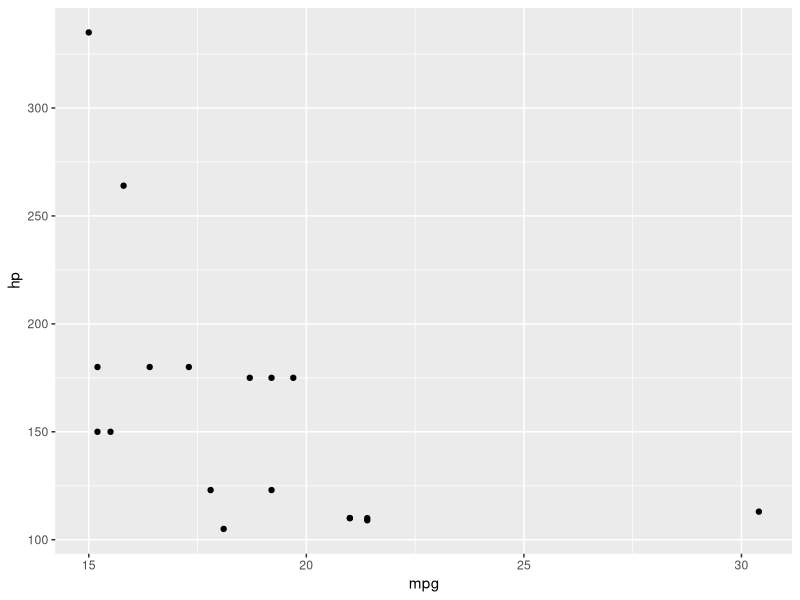
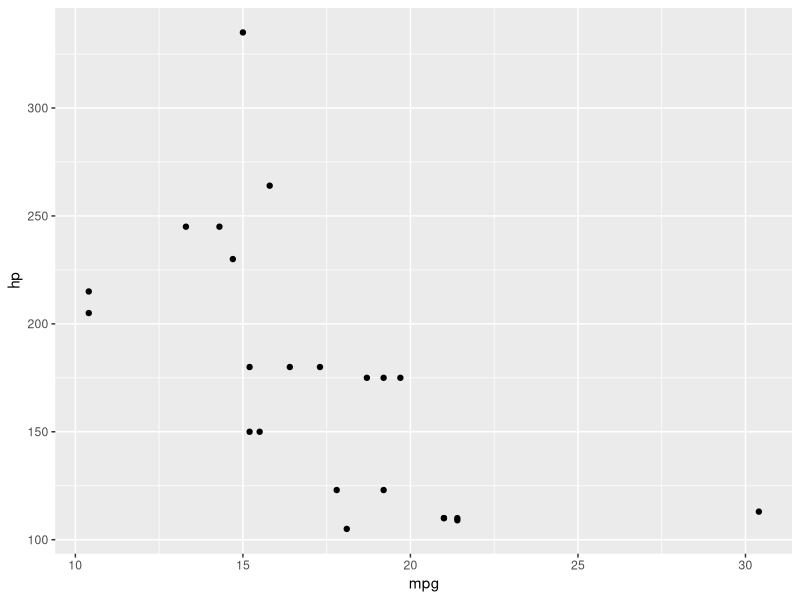

The R script that drew these images, in order:
## ---- chunk 1
knitr::opts_chunk$set(echo = TRUE, comment=NA, warning = FALSE, message = FALSE,
                      fig.align = "center", fig.width = 4, fig.height = 4)
## ---- chunk 2
suppressMessages(library(tidyverse))
## ---- chunk 3
2 + 3 + 2
## ---- chunk 4
abs(-77)
## ---- chunk 5
x <- 1
## ---- chunk 6
x <- 2
## ---- chunk 7
a <- x
## ---- chunk 8
x <- 1
## ---- chunk 9
a

x
## ---- chunk 10
x <- c(1, 2, 3, 4, 5)

x
## ---- chunk 11
# Assign the object
sequence_one_to_twenty <- seq(1, 20)

# Check the contents of the object
sequence_one_to_twenty

# Calculate the mean of the sequence
mean(sequence_one_to_twenty)

# Calculate the max of the sequence
max(sequence_one_to_twenty)

## ---- chunk 12
y <- c("a", "b", "c", "d", "e")

xy <- tibble(x, y)

xy
## ---- chunk 13

# First let's load the tidyverse

library(tidyverse)

# Load a data set of cars into a dataframe
cars_data <- as_tibble(mtcars)

# Display table
cars_data

# Fiter the list to cars with fuel economy >= 15 mpg and horsepower >=100
mpg_hp <-filter(mtcars, mpg >= 15, hp >=100)

# Create a scatter plot of mpg vs horsepower 
ggplot(data = mpg_hp) + 
  geom_point(mapping = aes(x = mpg, y = hp))

## ---- chunk 14

# First let's load the tidyverse

library(tidyverse)

# Load a data set of cars into a dataframe
cars_data <- as_tibble(mtcars)

# Display table
cars_data

# Fiter the list to cars with fuel economy >= 10 mpg and horsepower >=100
mpg_hp <-filter(mtcars, mpg >= 10, hp >=100)

# Create a scatter plot of mpg vs horsepower 
ggplot(data = mpg_hp) + 
  geom_point(mapping = aes(x = mpg, y = hp))

## ---- chunk 15
?abs()
